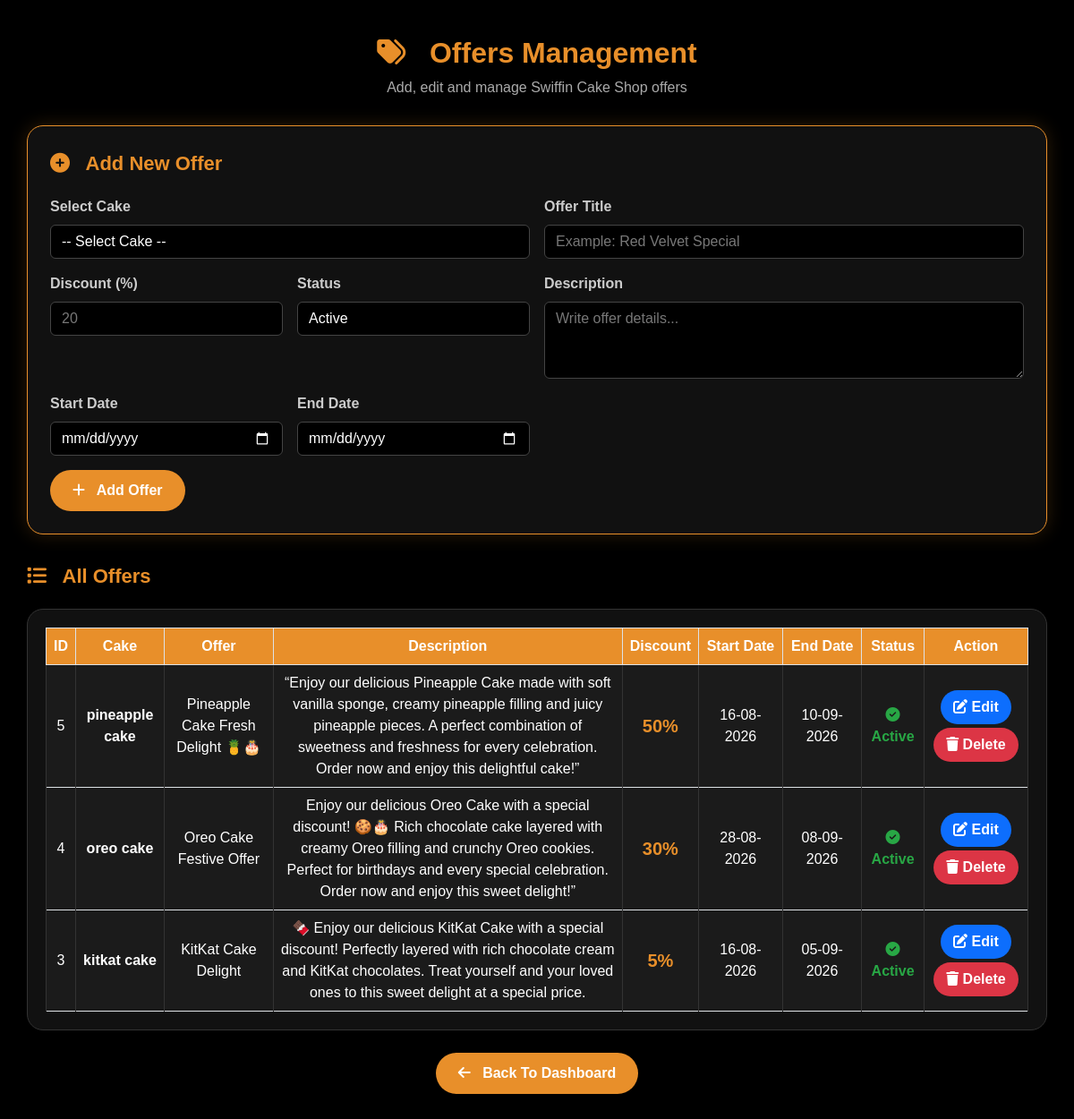
/offers.php, run on the app's committed database.
### tables this page shows
CREATE TABLE `offers` (
  `id` int(11) NOT NULL,
  `cake_id` int(11) NOT NULL,
  `offer_title` varchar(100) NOT NULL,
  `description` text NOT NULL,
  `discount` int(3) NOT NULL,
  `start_date` date NOT NULL,
  `end_date` date NOT NULL,
  `status` varchar(20) NOT NULL DEFAULT 'Active'
);

CREATE TABLE `cake` (
  `id` int(100) NOT NULL,
  `cake_name` varchar(200) NOT NULL,
  `category` varchar(200) NOT NULL,
  `category_id` int(100) DEFAULT NULL,
  `price` decimal(10,2) NOT NULL,
  `flavour` varchar(200) NOT NULL,
  `weight` varchar(200) NOT NULL,
  `image` varchar(200) NOT NULL,
  `description` text NOT NULL,
  `stock` int(11) NOT NULL,
  `status` enum('Available','Out of Stock') NOT NULL
);

### offers.php (the view, shortened to what this page needs)
<?php
$edit_offer = null;
$query = mysqli_query(
    $conn,
    "SELECT
        offers.*,
        cake.cake_name
     FROM offers
     LEFT JOIN cake
     ON offers.cake_id = cake.id
     ORDER BY offers.id DESC"
);
?>
<!DOCTYPE html>
<html lang="en">
<head>
<link
href="https://cdn.jsdelivr.net/npm/bootstrap@5.3.3/dist/css/bootstrap.min.css"
rel="stylesheet"
>
<link
href="https://cdnjs.cloudflare.com/ajax/libs/font-awesome/6.5.2/css/all.min.css"
rel="stylesheet"
>
</head>
<body>
<div class="main">
<div class="page-title">
<h2>
<i class="fas fa-tags"></i>
&nbsp; Offers Management
</h2>
<p>
Add, edit and manage Swiffin Cake Shop offers
</p>
</div>
<div class="offer-box">
<div class="section-title">
<?php
if ($edit_offer) {
?>
<i class="fas fa-edit"></i>
&nbsp; Edit Offer
<?php
} else {
?>
<i class="fas fa-plus-circle"></i>
&nbsp; Add New Offer
<?php
}
?>
</div>
<form method="POST">
<div class="row g-3">
<div class="col-md-6">
<label class="form-label">
Select Cake
</label>
<select
name="cake_id"
class="form-select"
required
>
<option value="">
-- Select Cake --
</option>
</select>
</div>
<div class="col-md-6">
<label class="form-label">
Offer Title
</label>
<input
type="text"
name="offer_title"
class="form-control"
placeholder="Example: Red Velvet Special"
value="<?php
?>"
required
>
</div>
<div class="col-md-3">
<label class="form-label">
Discount (%)
</label>
<input
type="number"
name="discount"
class="form-control"
min="1"
max="100"
placeholder="20"
value="<?php
if ($edit_offer) {
    echo intval(
        $edit_offer['discount']
    );
}
?>"
required
>
</div>
<div class="col-md-3">
<label class="form-label">
Status
</label>
<select
name="status"
class="form-select"
required
>
<option
value="Active"
<?php
if (
    $edit_offer &&
    $edit_offer['status'] ==
    "Active"
) {
    echo "selected";
}
?>
>
Active
</option>
</select>
</div>
<div class="col-md-6">
<label class="form-label">
Description
</label>
<textarea
name="description"
class="form-control"
rows="3"
placeholder="Write offer details..."
required
><?php
?></textarea>
</div>
<div class="col-md-3">
<label class="form-label">
Start Date
</label>
<input
type="date"
name="start_date"
class="form-control"
value="<?php
?>"
required
>
</div>
<div class="col-md-3">
<label class="form-label">
End Date
</label>
<input
type="date"
name="end_date"
class="form-control"
value="<?php
?>"
required
>
</div>
<div class="col-12">
<?php
if ($edit_offer) {
?>
<button
type="submit"
name="update_offer"
class="update-btn"
>
<i class="fas fa-save"></i>
&nbsp; Update Offer
</button>
<a
href="offers.php"
class="cancel-btn ms-2"
>
<i class="fas fa-times"></i>
&nbsp; Cancel
</a>
<?php
} else {
?>
<button
type="submit"
name="add_offer"
class="add-btn"
>
<i class="fas fa-plus"></i>
&nbsp; Add Offer
</button>
<?php
}
?>
</div>
</div>
</form>
</div>
<div class="section-title">
<i class="fas fa-list"></i>
&nbsp; All Offers
</div>
<div class="table-box">
<div class="table-responsive">
<table
class="table table-bordered table-hover"
>
<thead>
<tr>
<th>ID</th>
<th>Cake</th>
<th>Offer</th>
<th>Description</th>
<th>Discount</th>
<th>Start Date</th>
<th>End Date</th>
<th>Status</th>
<th>Action</th>
</tr>
</thead>
<tbody>
<?php
if (
    mysqli_num_rows($query) > 0
) {
    while (
        $row =
        mysqli_fetch_assoc($query)
    ) {
?>
<tr>
<td>
<?php
echo intval($row['id']);
?>
</td>
<td>
<strong>
<?php
echo htmlspecialchars(
    $row['cake_name'] ??
    "Unknown Cake"
);
?>
</strong>
</td>
<td>
<?php
echo htmlspecialchars(
    $row['offer_title']
);
?>
</td>
<td>
<?php
echo htmlspecialchars(
    $row['description']
);
?>
</td>
<td>
<span class="discount">
<?php
echo intval(
    $row['discount']
);
?>%
</span>
</td>
<td>
<?php
if (
    !empty($row['start_date']) &&
    $row['start_date'] !=
    "0000-00-00"
) {
    echo date(
        "d-m-Y",
        strtotime(
            $row['start_date']
        )
    );
} else {
    echo "-";
}
?>
</td>
<td>
<?php
if (
    !empty($row['end_date']) &&
    $row['end_date'] !=
    "0000-00-00"
) {
    echo date(
        "d-m-Y",
        strtotime(
            $row['end_date']
        )
    );
} else {
    echo "-";
}
?>
</td>
<td>
<?php
if (
    $row['status'] ==
    "Active"
) {
?>
<span class="active">
<i class="fas fa-circle-check"></i>
Active
</span>
<?php
}
?>
</td>
<td>
<a
href="offers.php?edit=<?php
echo intval($row['id']);
?>"
class="edit-btn"
>
<i class="fas fa-edit"></i>
Edit
</a>
<a
href="offers.php?delete=<?php
echo intval($row['id']);
?>"
class="delete-btn"
onclick="return confirm('Are you sure you want to delete this offer?');"
>
<i class="fas fa-trash"></i>
Delete
</a>
</td>
</tr>
<?php
    }
}
?>
</tbody>
</table>
</div>
</div>
<div class="text-center">
<a
href="admin_dashboard.php"
class="back-btn"
>
<i class="fas fa-arrow-left"></i>
&nbsp; Back To Dashboard
</a>
</div>
</div>
</body>
</html>

### offers.php (style rules this page uses)
* { box-sizing:border-box; }
body { margin:0; background:#000; color:#fff; font-family: Arial, Helvetica, sans-serif; }
.main { width:95%; max-width:1250px; margin:40px auto; }
.page-title { text-align:center; margin-bottom:30px; }
.page-title h2 { color:#E88F2A; font-weight:bold; }
.page-title p { color:#aaa; }
.offer-box { background:#111; border:1px solid #E88F2A; border-radius:18px; padding:25px; margin-bottom:30px; box-shadow: 0 0 20px rgba(232,143,42,.20); }
.section-title { color:#E88F2A; font-size:22px; font-weight:bold; margin-bottom:20px; }
.form-label { color:#ccc; font-weight:bold; }
.form-control, .form-select { background:#000 !important; color:#fff !important; border:1px solid #444; }
.form-control::placeholder { color:#777; }
.form-select option { background:#000; color:#fff; }
input[type="date"] { color-scheme:dark; }
.add-btn, .update-btn { background:#E88F2A; color:#fff; border:none; border-radius:25px; padding:11px 25px; font-weight:bold; }
.table-box { background:#111; border:1px solid #333; border-radius:18px; padding:20px; overflow:hidden; }
.table { margin:0; }
.table thead th { background:#E88F2A !important; color:#fff !important; text-align:center; vertical-align:middle; white-space:nowrap; }
.table tbody td { background:#1b1b1b !important; color:#fff !important; text-align:center; vertical-align:middle; border-color:#333; }
.discount { color:#E88F2A; font-size:20px; font-weight:bold; }
.active { color:#28a745; font-weight:bold; }
.edit-btn { background:#0d6efd; color:#fff; text-decoration:none; border:none; padding:7px 14px; border-radius:20px; font-weight:bold; display:inline-block; margin:2px; }
.delete-btn { background:#dc3545; color:#fff; text-decoration:none; border:none; padding:7px 14px; border-radius:20px; font-weight:bold; display:inline-block; margin:2px; }
.back-btn { display:inline-block; margin-top:25px; background:#E88F2A; color:#fff; text-decoration:none; padding:11px 25px; border-radius:25px; font-weight:bold; }

### data on the page
offers: id "5", cake.cake_name "pineapple cake", offer_title "Pineapple Cake Fresh Delight 🍍🎂", description "“Enjoy our delicious Pineapple Cake made with soft vanilla sponge, creamy pineapple filling and juicy pineapple pieces. A perfect combination of sweetness and freshness for every celebration. Order now and enjoy this delightful cake!”", discount "50", start_date "16-08-2026", end_date "10-09-2026", status "Active" (drawn)
offers: id "4", cake.cake_name "oreo cake", offer_title "Oreo Cake Festive Offer", description "Enjoy our delicious Oreo Cake with a special discount! 🍪🎂 Rich chocolate cake layered with creamy Oreo filling and crunchy Oreo cookies. Perfect for birthdays and every special celebration. Order now and enjoy this sweet delight!”", discount "30", start_date "28-08-2026", end_date "08-09-2026", status "Active" (drawn)
offers: id "3", cake.cake_name "kitkat cake", offer_title "KitKat Cake Delight", description "🍫 Enjoy our delicious KitKat Cake with a special discount! Perfectly layered with rich chocolate cream and KitKat chocolates. Treat yourself and your loved ones to this sweet delight at a special price.", discount "5", start_date "16-08-2026", end_date "05-09-2026", status "Active" (drawn)
